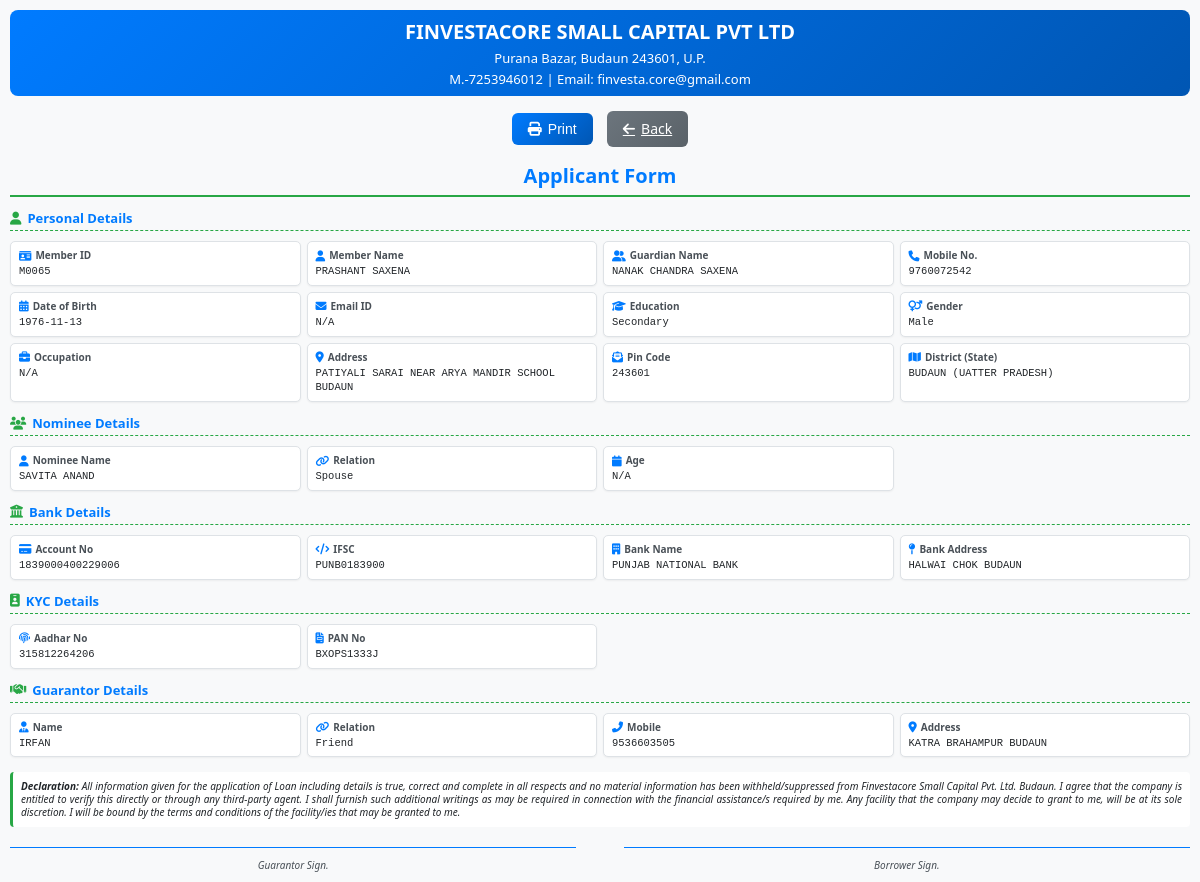
The page /member/print/M0065 (signed in) on the database as committed earlier.
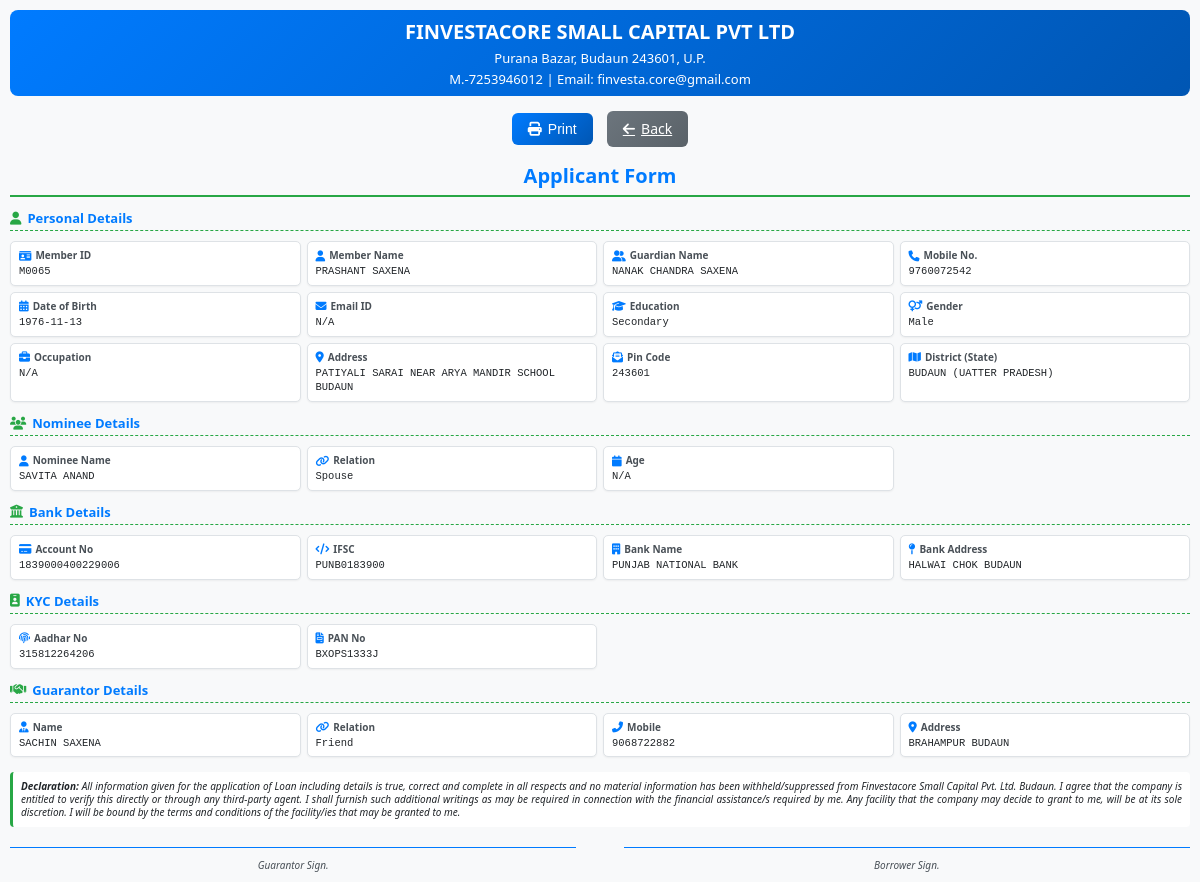
The same page on the database as committed later.
### tables this page shows
CREATE TABLE members (
                id TEXT PRIMARY KEY,
                date_joined TEXT,
                full_name TEXT NOT NULL,
                father_name TEXT,
                gender TEXT,
                dob TEXT,
                marital_status TEXT,
                spouse_name TEXT,
                phone_number TEXT UNIQUE NOT NULL,
                address TEXT,
                pincode TEXT,
                district TEXT,
                state TEXT,
                aadhaar TEXT UNIQUE,
                pan TEXT UNIQUE,
                ifsc TEXT,
                account_number TEXT,
                bank_branch TEXT,
                bank_address TEXT,
                guarantor_name TEXT,
                guarantor_mobile TEXT,
                guarantor_address TEXT
            , education TEXT, occupation TEXT, nominee_dob TEXT, nominee_age TEXT, nominee_name TEXT NOT NULL DEFAULT "", nominee_relation TEXT NOT NULL DEFAULT "", guarantor_relation TEXT NOT NULL DEFAULT "");

### app.py (the view)
@app.route('/member/print/<id>')
def print_member(id):
    with get_db_connection() as conn:
        cursor = conn.cursor()
        cursor.execute('SELECT * FROM members WHERE id = ?', (id,))
        row = cursor.fetchone()
        if not row:
            flash(f'Member {id} not found.', 'error')
            return redirect(url_for('member_details'))
        member = dict(row)
    return render_template('print_member.html', member=member, now=datetime.now())

### app.py (called while the page is built)
def get_db_connection():
    conn = sqlite3.connect(DB_PATH)
    conn.row_factory = sqlite3.Row # Allows dict-like access
    return conn

### templates/print_member.html (shortened to what the changed rows need)
<!DOCTYPE html>
<html lang="en">
<head>
    <link rel="stylesheet" href="https://cdnjs.cloudflare.com/ajax/libs/font-awesome/6.4.0/css/all.min.css">
</head>
<body>
    <header>
        <div class="header-center">
            <h1>FINVESTACORE SMALL CAPITAL PVT LTD</h1>
        </div>
    </header>
    <h2 class="form-title">Applicant Form</h2>
    <div class="section">
        <div class="data-grid">
            <div class="field-item">
            <div class="field-label"><i class="fas fa-id-card"></i> Member ID</div>
            <div class="field-value">{{ member.id or 'N/A' }}</div>
        </div>
        <div class="field-item">
            <div class="field-label"><i class="fas fa-user"></i> Member Name</div>
            <div class="field-value">{{ member.full_name or 'N/A' }}</div>
        </div>
        <div class="field-item">
            <div class="field-label"><i class="fas fa-user-friends"></i> Guardian Name</div>
            <div class="field-value">{{ member.father_name or 'N/A' }}</div>
        </div>
        <div class="field-item">
            <div class="field-label"><i class="fas fa-phone"></i> Mobile No.</div>
            <div class="field-value">{{ member.phone_number or 'N/A' }}</div>
        </div>
        <div class="field-item">
            <div class="field-label"><i class="fas fa-calendar-alt"></i> Date of Birth</div>
            <div class="field-value">{{ member.dob or 'N/A' }}</div>
        </div>
        <div class="field-item">
            <div class="field-label"><i class="fas fa-graduation-cap"></i> Education</div>
            <div class="field-value">{{ member.education or 'N/A' }}</div>
        </div>
        <div class="field-item">
            <div class="field-label"><i class="fas fa-venus-mars"></i> Gender</div>
            <div class="field-value">{{ member.gender or 'N/A' }}</div>
        </div>
        <div class="field-item">
            <div class="field-label"><i class="fas fa-map-marker-alt"></i> Address</div>
            <div class="field-value">{{ member.address or 'N/A' }}</div>
        </div>
        <div class="field-item">
            <div class="field-label"><i class="fas fa-envelope-open-text"></i> Pin Code</div>
            <div class="field-value">{{ member.pincode or 'N/A' }}</div>
        </div>
        <div class="field-item">
            <div class="field-label"><i class="fas fa-map"></i> District (State)</div>
            <div class="field-value">{{ member.district or 'N/A' }} ({{ member.state or 'N/A' }})</div>
        </div>
    </div>
    <div class="section">
        <div class="data-grid">
            <div class="field-item">
                <div class="field-label"><i class="fas fa-user"></i> Nominee Name</div>
                <div class="field-value">{{ member.nominee_name or 'N/A' }}</div>
            </div>
            <div class="field-item">
                <div class="field-label"><i class="fas fa-link"></i> Relation</div>
                <div class="field-value">{{ member.nominee_relation or 'N/A' }}</div>
            </div>
        </div>
    </div>
    <div class="section">
        <div class="data-grid">
            <div class="field-item">
                <div class="field-label"><i class="fas fa-credit-card"></i> Account No</div>
                <div class="field-value">{{ member.account_number or 'N/A' }}</div>
            </div>
            <div class="field-item">
                <div class="field-label"><i class="fas fa-code"></i> IFSC</div>
                <div class="field-value">{{ member.ifsc or 'N/A' }}</div>
            </div>
            <div class="field-item">
                <div class="field-label"><i class="fas fa-building"></i> Bank Name</div>
                <div class="field-value">{{ member.bank_branch or 'N/A' }}</div>
            </div>
            <div class="field-item">
                <div class="field-label"><i class="fas fa-map-pin"></i> Bank Address</div>
                <div class="field-value">{{ member.bank_address or 'N/A' }}</div>
            </div>
        </div>
    </div>
    <div class="section">
        <div class="data-grid">
            <div class="field-item">
                <div class="field-label"><i class="fas fa-fingerprint"></i> Aadhar No</div>
                <div class="field-value">{{ member.aadhaar or 'N/A' }}</div>
            </div>
            <div class="field-item">
                <div class="field-label"><i class="fas fa-file-invoice"></i> PAN No</div>
                <div class="field-value">{{ member.pan or 'N/A' }}</div>
            </div>
        </div>
    </div>
    <div class="section">
        <div class="data-grid">
            <div class="field-item">
                <div class="field-label"><i class="fas fa-user-tie"></i> Name</div>
                <div class="field-value">{{ member.guarantor_name or 'N/A' }}</div>
            </div>
            <div class="field-item">
                <div class="field-label"><i class="fas fa-link"></i> Relation</div>
                <div class="field-value">{{ member.guarantor_relation or 'N/A' }}</div>
            </div>
            <div class="field-item">
                <div class="field-label"><i class="fas fa-phone-alt"></i> Mobile</div>
                <div class="field-value">{{ member.guarantor_mobile or 'N/A' }}</div>
            </div>
            <div class="field-item">
                <div class="field-label"><i class="fas fa-map-marker-alt"></i> Address</div>
                <div class="field-value">{{ member.guarantor_address or 'N/A' }}</div>
            </div>
        </div>
    </div>
</body>
</html>

Rows that differ between the two databases and show on the page:
changed members "PRASHANT SAXENA": guarantor_name "IRFAN" → "SACHIN SAXENA"; guarantor_mobile "9536603505" → "9068722882"; guarantor_address "KATRA BRAHAMPUR BUDAUN" → "BRAHAMPUR BUDAUN"
